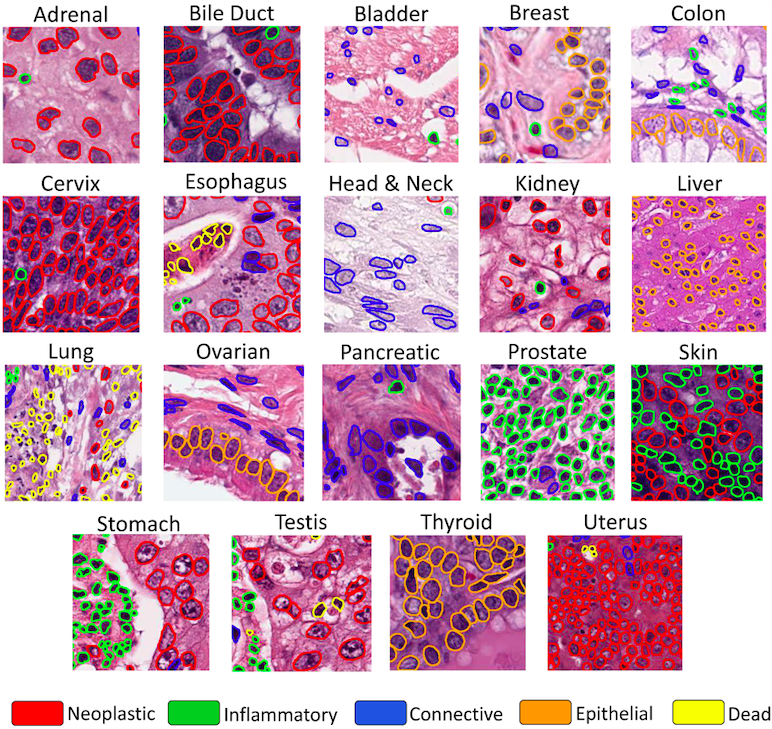
#> input picture dataset.png, 772 x 729 px; its folder holds only this picture in this run
$ python -i process_utils.py   (imports and definitions only)
#> lines starting #> are read from the running program, lines starting #| are printed output that depends on the picture; after the words box and inside, x2 and y2 are one past the last pixel; in counts of white or black regions, pixels touching at a corner belong together
#> further down, picture is the input picture: shape (729, 772, 3); mean B, G, R 180.8, 160.4, 203.5
import cv2
import numpy as np
from scipy.ndimage.morphology import (binary_dilation, binary_erosion, binary_closing)

import skimage
from skimage.morphology import remove_small_objects, remove_small_holes, disk
from skimage.filters import rank, threshold_otsu
from scipy import ndimage

from config import Config
import postproc.hover
from skimage.measure import regionprops

from misc.utils import bounding_box

####
# [124 lines left out: functions process_instance, process_instance_wsi, not called in this run]

####

def img_min_axis(img):
    try:
        return min(img.shape[:2])
    except AttributeError:
        return min(img.size)
####

def stain_entropy_otsu(img, proc_scale):
    '''
    Description
    '''
#> called with proc_scale = 0.5

    img_copy = img.copy()
    hed = skimage.color.rgb2hed(img_copy)  # convert colour space
#> hed: shape (364, 386, 3) float64; mean of channels 0, 1, 2 0.0702, 0.0456, 0.0296
    hed = (hed * 255).astype(np.uint8)
#> hed: shape (364, 386, 3); mean of channels 0, 1, 2 14, 9.6, 4.7
    h = hed[:, :, 0]
    e = hed[:, :, 1]
    d = hed[:, :, 2]
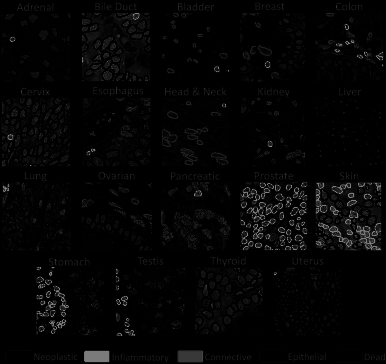
#> d: shape (364, 386); min 0, max 143, mean 4.7
    selem = disk(4)  # structuring element
    # calculate entropy for each colour channel
    h_entropy = rank.entropy(h, selem)
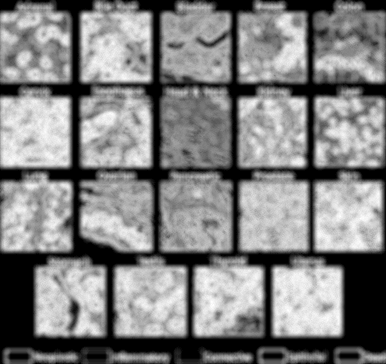
#> h_entropy: shape (364, 386) float64; min 0, max 5.45, mean 2.78; drawn with min black and max white
    e_entropy = rank.entropy(e, selem)
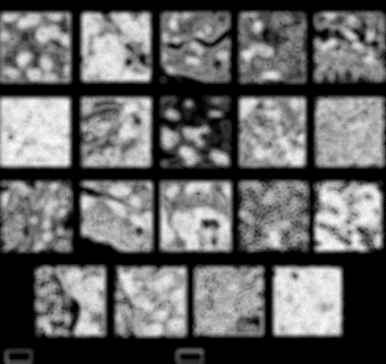
#> e_entropy: shape (364, 386) float64; min 0, max 5.41, mean 2.16; drawn with min black and max white
    d_entropy = rank.entropy(d, selem)
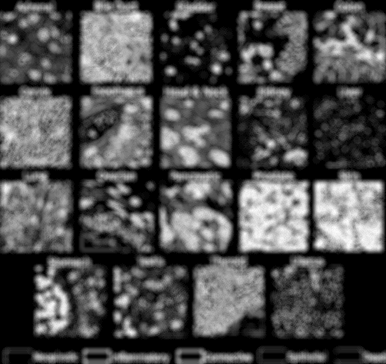
#> d_entropy: shape (364, 386) float64; min 0, max 5.41, mean 1.68; drawn with min black and max white
    entropy = np.sum([h_entropy, e_entropy], axis=0) - d_entropy
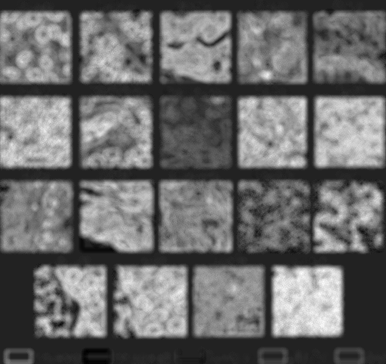
#> entropy: shape (364, 386) float64; min -1.51, max 9.79, mean 3.26; drawn with min black and max white
    # otsu threshold
    threshold_global_otsu = threshold_otsu(entropy)
#> threshold_global_otsu = 3.1
    mask = entropy > threshold_global_otsu
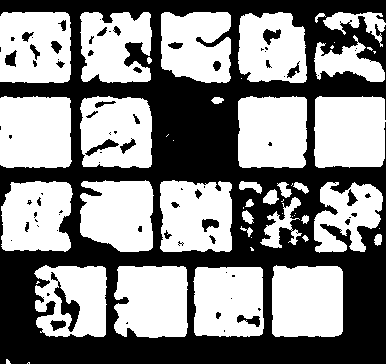
#> mask: shape (364, 386) bool; 53.2% white; 79 black regions (43 under 20 px), largest, box (x1, y1, x2, y2) and area: (0, 0, 386, 364) 62921, (51, 272, 80, 332) 470, (85, 139, 119, 156) 178

    return mask
####

def morphology(mask, proc_scale):
    '''
    Description
    '''
#> called with proc_scale = 0.5

    mask_scale = img_min_axis(mask)
#> mask_scale = 364
    # Join together large groups of small components ('salt')
    radius = int(8 * proc_scale)
    selem = disk(radius)
    mask = binary_dilation(mask, selem)
#> mask: shape (364, 386) bool; 72.1% white; 44 black regions (32 under 20 px), largest, box (x1, y1, x2, y2) and area: (0, 189, 386, 364) 20129, (0, 0, 386, 215) 18413, (357, 29, 377, 48) 102

    # Remove thin structures
    radius = int(16 * proc_scale)
    selem = disk(radius)
    mask = binary_erosion(mask, selem)
#> mask: shape (364, 386) bool; 40.6% white; 18 white regions (2 under 20 px), largest, box (x1, y1, x2, y2) and area: (118, 270, 260, 334) 7909, (242, 100, 378, 164) 7622, (84, 184, 228, 248) 7431

    # Remove small disconnected objects
    mask = remove_small_holes(
        mask,
        area_threshold=int(40 * proc_scale)**2,
        connectivity=1,
    )
#> mask: shape (364, 386) bool; 41.5% white; 18 white regions (2 under 20 px), largest, box (x1, y1, x2, y2) and area: (118, 270, 260, 334) 8208, (84, 184, 228, 248) 7628, (242, 100, 378, 164) 7622

    # Close up small holes ('pepper')
    mask = binary_closing(mask, selem)

    mask = remove_small_objects(
        mask,
        min_size=int(120 * proc_scale)**2,
        connectivity=1,
    )
#> mask: shape (364, 386) bool; 24.8% white; 6 white regions, box (x1, y1, x2, y2) and area: (118, 270, 260, 334) 8208, (84, 184, 228, 248) 7628, (242, 100, 378, 164) 7622, (274, 270, 339, 333) 3898, (84, 100, 148, 164) 3791, (8, 100, 68, 164) 3674

    radius = int(16 * proc_scale)
    selem = disk(radius)
    mask = binary_dilation(mask, selem)
#> mask: shape (364, 386) bool; 37.6% white; 5 white regions, box (x1, y1, x2, y2) and area: (110, 262, 347, 342) 17831, (76, 176, 236, 256) 11664, (234, 92, 386, 172) 11648, (76, 92, 156, 172) 5893, (0, 92, 76, 172) 5786

    mask = remove_small_holes(
        mask,
        area_threshold=int(40 * proc_scale)**2,
        connectivity=1,
    )
#> mask: shape (364, 386) bool; 37.6% white; 5 white regions, box (x1, y1, x2, y2) and area: (110, 262, 347, 342) 17832, (76, 176, 236, 256) 11722, (234, 92, 386, 172) 11657, (76, 92, 156, 172) 5893, (0, 92, 76, 172) 5786

    # Fill holes in mask
    mask = ndimage.binary_fill_holes(mask)

    return mask
####

def get_tissue_mask(img, proc_scale=0.5):
    '''
    Description
    '''
    img_copy = img.copy()
    if proc_scale != 1.0:
        img_resize = cv2.resize(img_copy, None, fx=proc_scale, fy=proc_scale)
    else:
        img_resize = img_copy

    mask = stain_entropy_otsu(img_resize, proc_scale)
    mask = morphology(mask, proc_scale)
    mask = mask.astype('uint8')

    if proc_scale != 1.0:
        mask = cv2.resize(
            mask, (img.shape[1], img.shape[0]), interpolation=cv2.INTER_NEAREST)
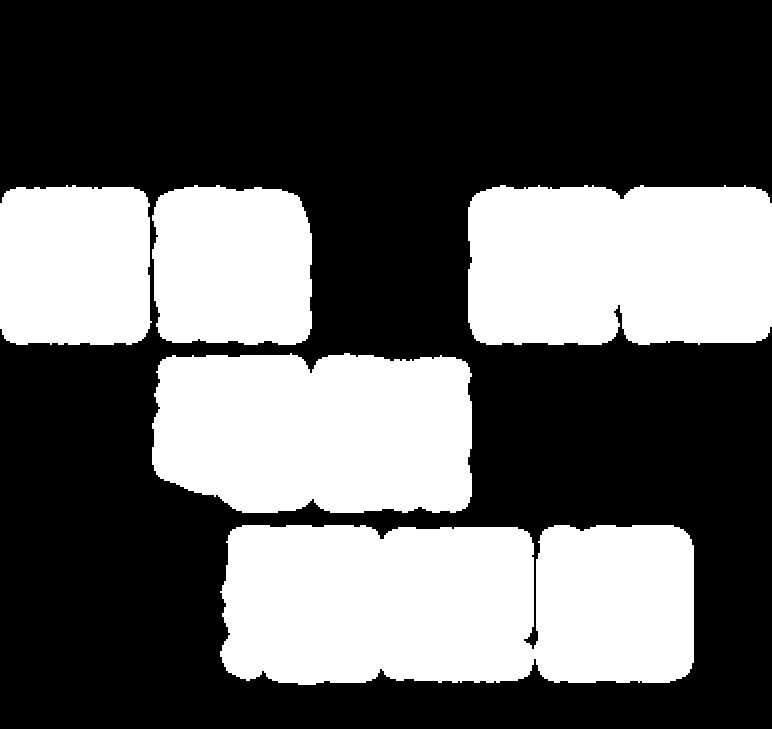
#> mask: shape (729, 772); values 0 (black) and 1 (white), 37.6% white; 5 white regions, box (x1, y1, x2, y2) and area: (220, 525, 694, 685) 71328, (152, 353, 472, 513) 46888, (468, 185, 772, 345) 46628, (152, 185, 312, 345) 23572, (0, 185, 152, 345) 23144

    return mask
####

# [29 lines left out: function remap_label, not called in this run]
#####

>>> import cv2
>>> picture = cv2.imread('../../dataset.png')
>>> result = get_tissue_mask(picture)
